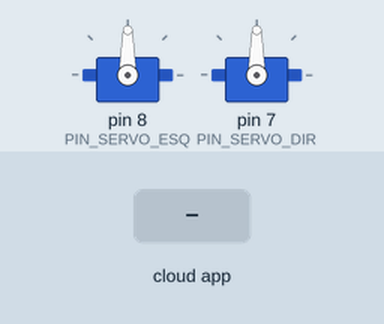
Simulated run of this sketch. Board: Arduino Uno, built with avr-gcc and run on an emulated ATmega328P. Shown: 2 × servo. Inputs (shaded band) come from the test bench. The ROS host is connected and sends only what is stated.

Above: at 1.2 s.
1.3 s: the phone or cloud app sets coordenadas to 0
At 2.4 s:
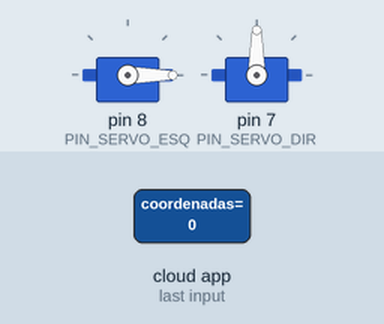
2.8 s: the phone or cloud app sets coordenadas to 1
At 3.5 s:
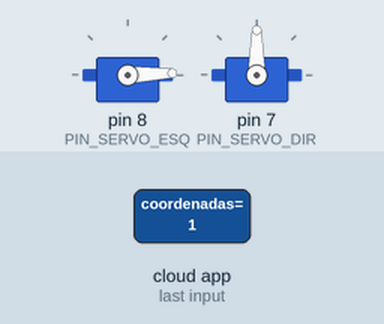
Timing chart, 0 to 5.8 s (numbered marks = the images above; inputs shaded):
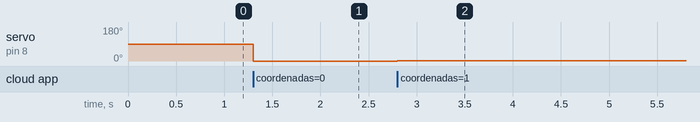

Measured:
- after the input at 1.3 s, servo on pin 8 (PIN_SERVO_ESQ): 90° → 0° at once
- after the input at 2.8 s, servo on pin 8 (PIN_SERVO_ESQ): 0° → 2° at once

The sketch:

Foca.ino
```cpp
#include <Servo.h>

Servo servoEsq, servoDir;

#define PIN_SERVO_ESQ 8
#define PIN_SERVO_DIR 7

// ros comunication
#include <ros.h>
#include <std_msgs/Int8.h>

#define NOME_TOPICO "rosserial/coordenadas"

ros::NodeHandle nh;

void messageCb(const std_msgs::Int8& msg) {

	int valorLido = msg.data;

	if (valorLido > 63) {
		int valor = map(valorLido, 63, 127, 0, 180);
		servoDir.write(valor);
	} else {
		int valor = map(valorLido, 0, 63, 0, 180);
		servoEsq.write(valor);
	}

}

ros::Subscriber<std_msgs::Int8> sub(NOME_TOPICO, &messageCb);

void setup() {

	servoEsq.attach(PIN_SERVO_ESQ);
	servoDir.attach(PIN_SERVO_DIR);

	nh.initNode();
  	nh.subscribe(sub);

}

void loop() {

	nh.spinOnce();

}
```
